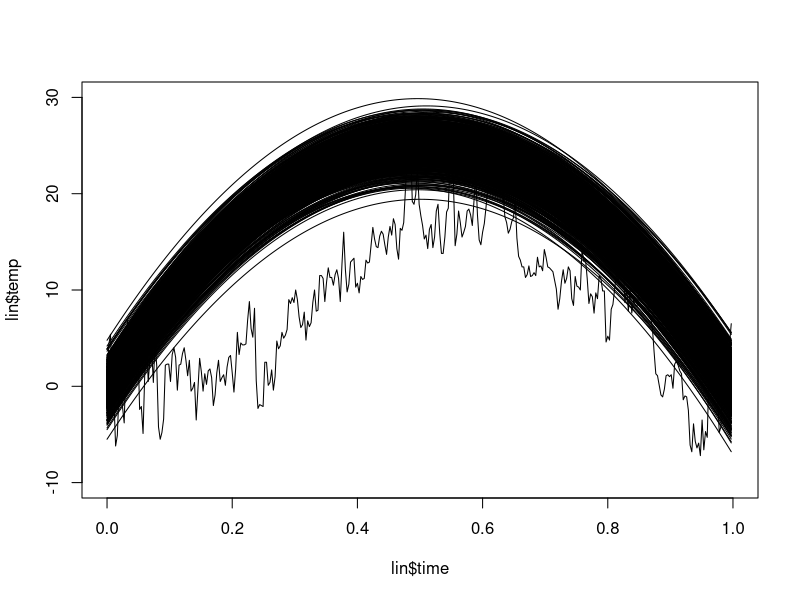

Source code (R):
## ---- chunk 1
knitr::opts_chunk$set(echo = TRUE, message = FALSE, warning=FALSE, fig.width = 5, fig.height = 3, fig.align = 'center')
set.seed(12345)
## ---- chunk 2
library(coda)
library(readxl)
library(mvtnorm)
library(tidyr)
## ---- chunk 3
# loading the data
lin <- read_excel("Linkoping2022.xlsx")

women <- read.table('WomenAtWork.dat', header=TRUE)

## ---- chunk 4
# creating the time variable
lin$time <- as.numeric((as.Date(lin$datetime) - as.Date("2022-01-01"))/365)
## ---- chunk 5
set.seed(123456789)
# creating the variables
mu0 <- t(c(0,100,-100))
omega0 <- diag(1, nrow=3,ncol=3)
v0 <- 150
sigma0 <- 1
n <- nrow(lin)

beta <- matrix(ncol=3, nrow=1000)
sigma <- matrix(ncol=1, nrow=1000)
for (i in 1:1000){
  sigma[i] <- (v0*sigma0)/rchisq(1,v0) # joint prior for sigma

  beta[i,] <- rmvnorm(1,mean=mu0,sigma[i]*solve(omega0)) # joint prior for beta
}

## ---- chunk 6
# regression curves 

reg_matrix <- matrix(ncol=nrow(lin), nrow=1000)

for (i in 1:1000){
  
  reg_matrix[i,] <- beta[i,1] + beta[i,2] *lin$time + beta[i,3]*lin$time^2 + rnorm(1,0,sigma[i])
  
}


plot(lin$temp, x=lin$time, type='l', xlim=c(0,1),ylim=c(-10,30))
for (i in 1:1000){
  lines(x=lin$time,y=reg_matrix[i,])
}
## ---- chunk 7

